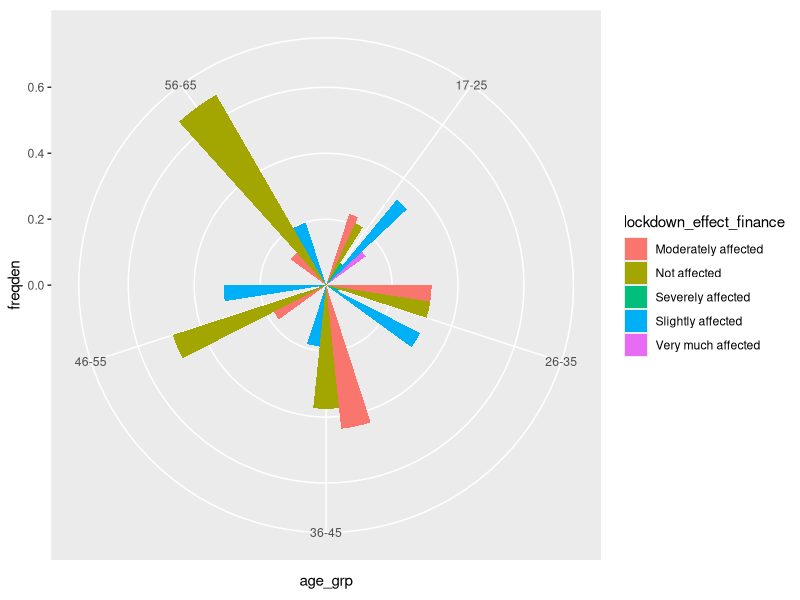
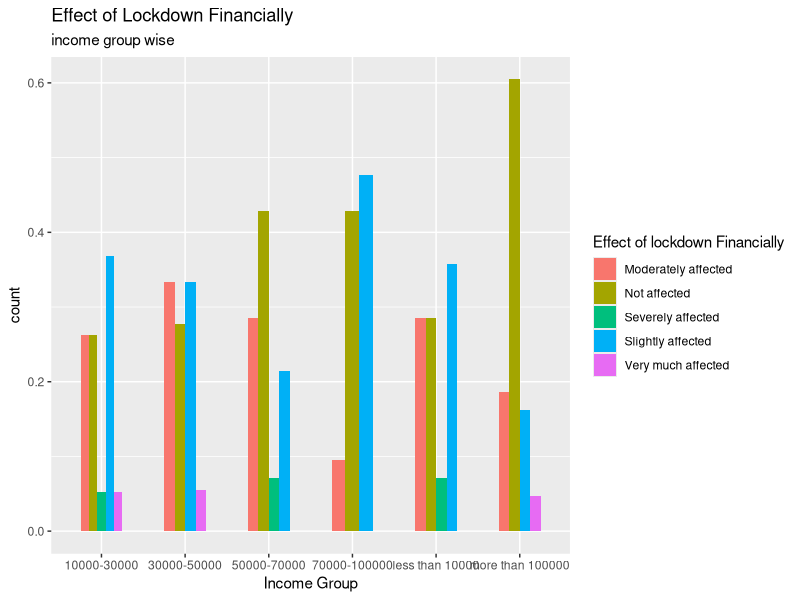
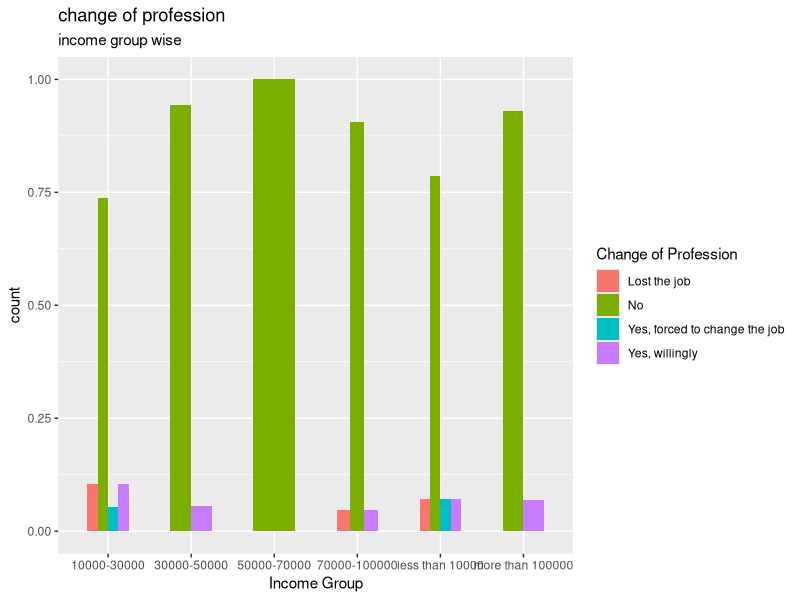
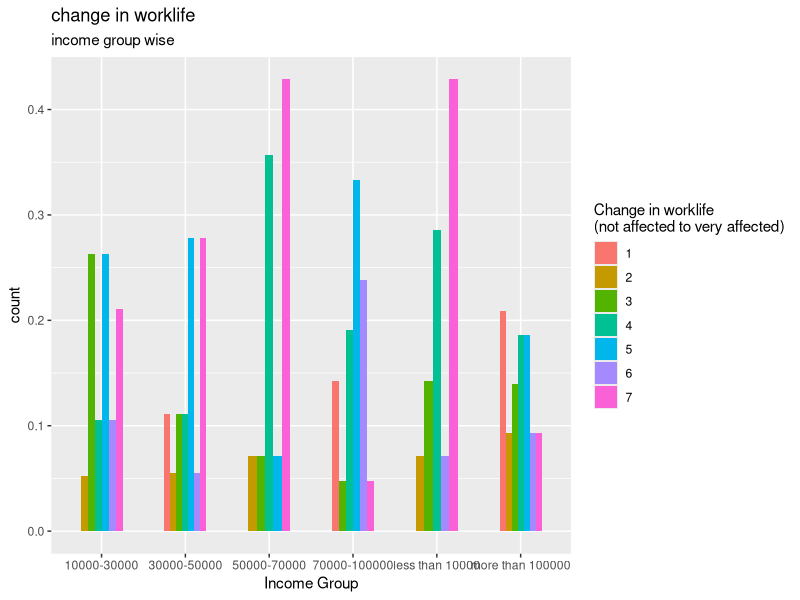
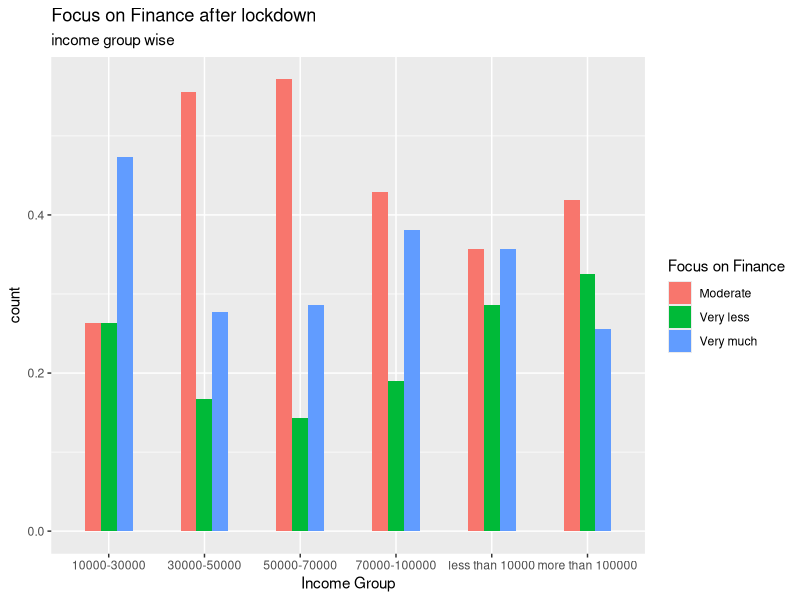

Write R code to recreate these figures, in order.
library(dplyr)
library(stringr)
library(ggplot2)

df1 <- read.csv("data2.csv",as.is = c(1:5),na.strings = '')


df2 <- df1[-1]
glimpse(df2)
summary(df2)
head(df2)
apply(df2,2,table)

vec1 <- c("age","gender","location","profession","income_per_month","covid_affected","vaccinated_no_of_doses",
          "lockdown_effect_finance","lockdown_effect_physically","lockdown_effect_mentally",
          "comorbidity","exercise_freq","view_on_exercise","traveling_freq_work",
          "traveling_freq_emergency","traveling_freq_vacation","covid_precautions",
          "covid_effect_on_work","profession_change","focus_on_physical_health",
          "focus_on_mental_health","focus_on_finance")
ncol(df2)
colnames(df2) <- vec1
glimpse(df2)
df2$age <- as.integer(df2$age)
table(df2$age)


df3 <- df2%>%
  mutate_at(c(3,4),tolower)
glimpse(df3)
mapply(levels,df3)



levels(df3$vaccinated_no_of_doses) <- c(0,2,1)

table(df3$location)
table(df3$profession)
glimpse(df3)
table(df3$covid_affected)
df3$covid_affected1 = df3$covid_affected
levels(df3$covid_affected1) <- c(0,0,NA,1)
df3$covid_affected1


df3$profession1 <- df3$profession

table(df3$profession1)


summary(df3$age)
df3$profession1[which(str_detect(df3$profession1,c("student|nursing|studying")))] = "student"
df3$profession1[which(str_detect(df3$profession1,c("home|house|retired|retd|graduate|no")))] = "unemployed"
df3$profession1[which(str_detect(df3$profession1,c("student|unemployed"),negate = T))] = "employed" 
table(df3$profession1)

df3 <- df3[complete.cases(df3$age),]

age_gr1 <- 17:25
age_gr2 <- 26:35
age_gr3 <- 36:45
age_gr4 <- 46:55
age_gr5 <- 56:65

group_div <- function(x){
  if(x %in% age_gr1){
    paste0("17-25")
  }else if(x %in% age_gr2){
    paste0("26-35")
  }else if(x %in% age_gr3){
    paste0("36-45")
  }else if(x %in% age_gr4){
    paste0("46-55")
  }else if(is.na(x)){
    print(NA)
  }else{
    "56-65"
  }    
}
df3$age_grp <- sapply(df3$age,group_div)





##################Q1
#age-wise effect of lockdown financially

age_count <- df3 %>% 
  group_by(age_grp) %>% 
  summarise(count= n())

age_count

df_age <- df3 %>% 
  group_by(age_grp,lockdown_effect_finance) %>% 
  summarise(count = n())
df_age

tab <- data.frame(table(df_age$age_grp))
tab

df_age$total <- rep(age_count$count,times=tab$Freq)
df_age$freqden <- df_age$count/df_age$total
names(df3)
df3$lockdown_effect_finance


ggplot(data=df_age ,aes(x= age_grp,y= freqden ,fill= lockdown_effect_finance ))+
  geom_bar(position="dodge",stat="identity",width =0.5)+coord_polar()
labs(y="Count",x="Age group",title="Effect of Lockdown Financially",
     fill= "Effect of lockdown Financially", subtitle = "Age wise",fill="Frequency density")


#####################################
#Income group wise effect of lock down financially

df_fin1 <- subset(df3,profession1 != "student",select = c("income_per_month","lockdown_effect_finance"))

igrp_count <- df_fin1 %>% 
  group_by(income_per_month) %>% 
  summarise(count= n())


df_fin <- df_fin1 %>% 
  group_by(income_per_month,lockdown_effect_finance) %>% 
  summarise(count = n())

tab2 <- data.frame(table(df_fin$income_per_month))


df_fin$total <- rep(igrp_count$count,times=tab2$Freq)
df_fin$freqden <- df_fin$count/df_fin$total

ggplot(data=df_fin ,aes(x= income_per_month,y= freqden ,fill= lockdown_effect_finance ))+
  geom_bar(position="dodge",stat="identity",width =0.5)+
  labs(y="count",x="Income Group",title="Effect of Lockdown Financially",
       fill= "Effect of lockdown Financially", subtitle = "income group wise",fill="Frequency density")


#####################################################
#Change of profession in every income group


df_fin2 <- subset(df3,profession1 != "student",select = c("income_per_month","profession_change"))

igrp_count <- df_fin2 %>% 
  group_by(income_per_month) %>% 
  summarise(count= n())


df_fina <- df_fin2 %>% 
  group_by(income_per_month,profession_change) %>% 
  summarise(count = n())

tab2 <- data.frame(table(df_fina$income_per_month))


df_fina$total <- rep(igrp_count$count,times=tab2$Freq)
df_fina$freqden <- df_fina$count/df_fina$total

ggplot(data=df_fina ,aes(x= income_per_month,y= freqden ,fill= profession_change ))+
  geom_bar(position="dodge",stat="identity",width =0.5)+
  labs(y="count",x="Income Group",title="change of profession",
       fill= "Change of Profession", subtitle = "income group wise",fill="Frequency density")
          
          
          
  
##############################################################
#change in work life in different age groups


df_fin3 <- subset(df3,profession1 != "student",select = c("income_per_month","covid_effect_on_work"))

igrp_count <- df_fin3 %>% 
  group_by(income_per_month) %>% 
  summarise(count= n())


df_finan <- df_fin3 %>% 
  group_by(income_per_month,covid_effect_on_work) %>% 
  summarise(count = n())

tab2 <- data.frame(table(df_finan$income_per_month))

df_finan$total <- rep(igrp_count$count,times=tab2$Freq)
df_finan$freqden <- df_finan$count/df_finan$total

ggplot(data=df_finan ,aes(x= income_per_month,y= freqden ,fill= as.factor(covid_effect_on_work) ))+
  geom_bar(position="dodge",stat="identity",width =0.5)+
  labs(y="count",x="Income Group",title="change in worklife",
       fill= "Change in worklife\n(not affected to very affected)", subtitle = "income group wise",fill="Frequency density")

###########################################################
#focus of people in different income groups after lockdown


df_fin4 <- subset(df3,profession1 != "student",select = c("income_per_month","focus_on_finance"))

igrp_count <- df_fin4 %>% 
  group_by(income_per_month) %>% 
  summarise(count= n())

df_fin_focus <- df_fin4 %>% 
  group_by(income_per_month,focus_on_finance) %>% 
  summarise(count = n())

tab2 <- data.frame(table(df_fin_focus$income_per_month))


df_fin_focus$total <- rep(igrp_count$count,times=tab2$Freq)
df_fin_focus$freqden <- df_fin_focus$count/df_fin_focus$total

ggplot(data=df_fin_focus ,aes(x= income_per_month,y= freqden ,fill= focus_on_finance ))+
  geom_bar(position="dodge",stat="identity",width =0.5)+
  labs(y="count",x="Income Group",title="Focus on Finance after lockdown",
       fill= "Focus on Finance", subtitle = "income group wise",fill="Frequency density")


          
          
          
          
